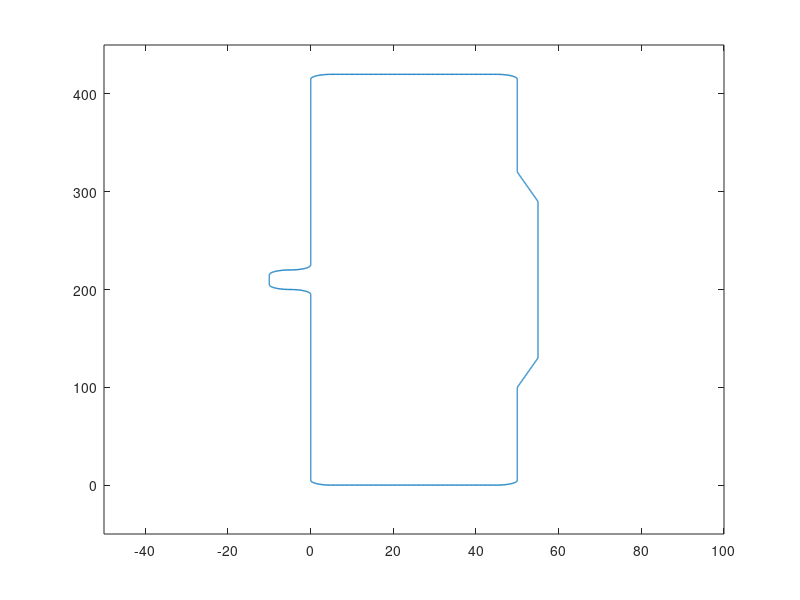

Write the MATLAB code that produced this figure. (Note: this script raises an error after producing the figure.)
close all; clc; clear
%% load evaluation driving data
load('MPC_test_map.mat')
x_map_list = map(:,1);
y_map_list = map(:,2);
map_length = length(map);
phi_map_list = [atan2((y_map_list(2) - y_map_list(end)),(x_map_list(2) - x_map_list(end)))];
for i = 2:length(x_map_list) - 1 
    phi_map_list = [phi_map_list; atan2((y_map_list(i+1) - y_map_list(i-1)),(x_map_list(i+1) - x_map_list(i-1)))];
end
phi_map_list = [phi_map_list; atan2((y_map_list(1) - y_map_list(end-1)),(x_map_list(1) - x_map_list(end-1)))];
map_step = 0.2;

%% States

x = -5; 
y = 20; 
v_ref = 15;
v = 0;
phi = 1; %-2.87; %-2.87; %1.5; %-1.3689;
theta = 0;

L = 2.75;
lf = 1.75;
lr = 1;

x_list = [];
y_list = [];
v_list = [];
ax_list = [];
ay_list = [];
phi_list = [];
phi_ref_traj = [];
theta_list = [];
d_theta_list = [];

%% Obstacle info
xo1 = 0;
yo1 = 100;
wo1 = 4;
ho1 = 5;

%% Initialize MPC
predict_horizon = 5;
delta_t_MPC = 0.5;
eva_no = predict_horizon/delta_t_MPC + 1;

x0 = [0, 0, 0, 0];
Xref = [0 0 0 v_ref];
input.x = repmat(x0,eva_no,1);
Xref = repmat(Xref,eva_no-1,1);

z = [.1];
input.z = repmat(z,eva_no-1,1);
Zref = repmat(z,eva_no-1,1);

Uref = zeros(eva_no-1,2);
input.u = Uref;

od = [xo1, yo1, 0, 0];
input.od = repmat(od,eva_no,1);
input.y = [Xref(1:eva_no-1,:) Zref];
input.yN = Xref(eva_no-1,:);

% Weights: 
input.W = diag([5 5 1 1 0]);
% Terminal Weights:
input.WN = diag([2 2 10]);

error_combined_list = [];

%% Visualization
figure(1)
plot(map(:,1),map(:,2),'LineWidth',1);
xlim([-50,100])
ylim([-50,450])
set(gcf,'Position',[100 100 300 800])
hold on
% rectangle('Position',[xo1-wo1/2 yo1 wo1 ho1])
h1 = animatedline('LineWidth',0.5,'MaximumNumPoints',11,'Color','red','LineStyle','--');
h2 = animatedline('LineWidth',0.5,'MaximumNumPoints',10000,'Color','red','LineStyle','-');
h3 = annotation('arrow');
set(h3,'parent', gca, ...
    'HeadLength', 10, 'HeadWidth', 5, 'HeadStyle', 'cback1',...
    'Color','blue','LineWidth',0.5);
h4 = annotation('arrow');
set(h4,'parent', gca, ...
    'HeadLength', 5, 'HeadWidth', 2.5, 'HeadStyle', 'cback1',...
    'Color','green','LineWidth',0.5);

s1 = scatter(0,0,'Filled');
s2 = scatter(0,0,'x','LineWidth',2, 'MarkerEdgeColor', 'red');

%% Initialize video
myVideo = VideoWriter('MPC','Uncompressed AVI'); %open video file
myVideo.FrameRate = 20;  % can adjust this, 5 - 10 works well for me
open(myVideo)
frame = getframe(gcf); % get frame
writeVideo(myVideo, frame);

%% Simulation
delta_t = 0.05;
current_t = 0;
% r = rateControl(1/delta_t);
% reset(r);

coordinates = 2;
              % case 1 Coordinates in world frame    
              % case 2 Coordinates in vehicle frame
              
[near_index1_pre,near_dis1_pre] = dsearchn(map, [x,y]);
while(current_t <= 200)   
    tic
    [near_index1,near_dis1] = dsearchn(map, [x,y]);
    
    if (near_index1_pre > near_index1 && near_index1_pre - near_index1 < 10) ||...
        (near_index1 - near_index1_pre > 300)
        near_index1 = near_index1_pre;
    end
    near_index1_pre = near_index1;
    
    %% Create raw reference points using future vehicle speed and map
    v_low = max(v_ref, 0.1);
    v_ref_list = ones(eva_no,1) * v_low;
    ref_indices_raw = [];
    ref_dis = 0;
    for i = 2:eva_no
        ref_dis = ref_dis + v_ref_list(i-1) * delta_t_MPC;
        ref_indices_raw(i - 1, 1) = near_index1 + ref_dis/map_step;
    end
    
    xy_ref_traj = [map(near_index1,:)];
    phi_ref_traj = [phi_map_list(near_index1)];
    for k = 1:length(ref_indices_raw) 
        index_low = floor(ref_indices_raw(k));
        index_fract = ref_indices_raw(k) - index_low;
        index_low = loop_index(index_low, map_length);
        index_high = loop_index(index_low + 1, map_length);
        xy_ref = map(index_low,:) + (map(index_high,:) - map(index_low,:)) * index_fract;
        xy_ref_traj = [xy_ref_traj; xy_ref];
        phi_ref = phi_map_list(index_low,:) + (phi_map_list(index_high,:) - phi_map_list(index_low,:)) * index_fract;
        phi_ref_traj = [phi_ref_traj; phi_ref];
    end
    
    trans_matrix = [cos(phi), sin(phi); -sin(phi), cos(phi)];
    xy_ref_traj_vehFrame =  (trans_matrix*[xy_ref_traj(:,1)' - x ;xy_ref_traj(:,2)' - y])';
    phi_ref_traj_vehFrame = wrapToPi(phi_ref_traj - phi);
    o1_worldFrame = [xo1, yo1];
    o1_vehFrame = (trans_matrix*[xo1 - x ;yo1 - y])';

    %% Update MPC inputs
    switch coordinates
        case 1 % Coordinates in world frame
            Xref = [xy_ref_traj, phi_ref_traj, ones(11,1) * 0, ones(11,1) * v_ref, ones(11,1) * 0, ones(11,1) * 0];
            x0 = [x y phi v];
            o1 = o1_worldFrame;
        case 2 % Coordinates in vehicle frame
            Xref = [xy_ref_traj_vehFrame, phi_ref_traj_vehFrame, ones(11,1) * v_ref];
            x0 = [0 0 0 v];
            o1 = o1_vehFrame;
    end 
    
    input.x = repmat(x0,eva_no,1);
    input.od = repmat([o1, 0, 0],eva_no,1);
    input.y = [Xref(1:eva_no-1,:) Zref];
    input.yN = Xref(eva_no,1:3);    
    input.x0 = x0;
    
    output = Lateral_MPC(input);
    output.info.objValue;
    t1 = toc;
    
    switch coordinates
        case 1 % Coordinates in world frame
            xy_predict = output.x(:,1:2);
        case 2 % Coordinates in vehicle frame
            xy_predict = ([cos(-phi), sin(-phi); -sin(-phi), cos(-phi)] * [output.x(:,1)';output.x(:,2)'] + [x;y])';
    end
    
    %% Update vehicle states
    theta = output.u(1, 1);
    ax = output.u(1, 2);
    beta = output.z(1,1);
    beta = atan2(lr*tan(theta),(lr+lf));
    x = x + v * cos(phi) * delta_t;
    y = y + v * sin(phi) * delta_t;
    phi = phi + v * tan(beta) / L * delta_t;
    phi = wrapToPi(phi);
    v = v + ax * delta_t;
    theta = min(max(theta, -0.575), 0.575);
    ay = v^2/L*tan(theta);

    [x y phi v theta ax beta]

    x_list = [x_list; x];
    v_list = [v_list; v];
    y_list = [y_list; y];
    phi_list = [phi_list; phi];
    theta_list = [theta_list; theta];
    ax_list = [ax_list;  ax];
    ay_list = [ay_list; ay];
%     d_theta_list = [d_theta_list; d_theta];
    %% Visualization
%     addpoints(h1,output.x(:,1),output.x(:,2));
    addpoints(h1, xy_predict(:,1),xy_predict(:,2));
    addpoints(h2,x,y);
    set(s1,'XData',xy_ref_traj(:,1),'YData',xy_ref_traj(:,2));
    set(s2,'XData',xy_predict(:,1),'YData',xy_predict(:,2)) ;
    dx = cos(phi) * L;
    dy = sin(phi) * L;
    dxx = cos(phi + theta) * 0.5 * L;
    dyy = sin(phi + theta) * 0.5 * L;
    set(h3,'position', [x,y,dx,dy]);
    set(h4,'position', [x,y,dxx,dyy]);
    
%     set(s3,'XData',xy_ref_traj_vehFrame(:,1),'YData',xy_ref_traj_vehFrame(:,2));
%     
%     xy_ouput_vehFrame =  (trans_matrix*[output.x(:,1)' - x ;output.x(:,2)' - y])';
%     switch coordinates
%         case 1 % Coordinates in world frame
%             set(s4,'XData',xy_ouput_vehFrame(:,1),'YData',xy_ouput_vehFrame(:,2));
%             set(s5,'XData',1:11,'YData',phi_ref_traj);
%         case 2 % Coordinates in vehicle frame
%             set(s4,'XData',output.x(:,1),'YData',output.x(:,2));
%             set(s5,'XData',1:11,'YData',phi_ref_traj_vehFrame);
%     end
%     
%     set(s6,'XData',1:11,'YData',output.x(:,3));
    
    drawnow
    
    pause(0.01) %Pause and grab frame
    frame = getframe(gcf); %get frame
    writeVideo(myVideo, frame);
    
    t2 = toc;
    current_t = current_t + delta_t;
    [t1 t2 v ay];
end

close(myVideo)


function index = loop_index(index_raw, list_length)
    index = index_raw;
    
    if index_raw > list_length
        index = rem(index_raw,list_length);
    end
    
    if index_raw < 1
        index = rem(index_raw,list_length);
        index = list_length + index;
    end
end